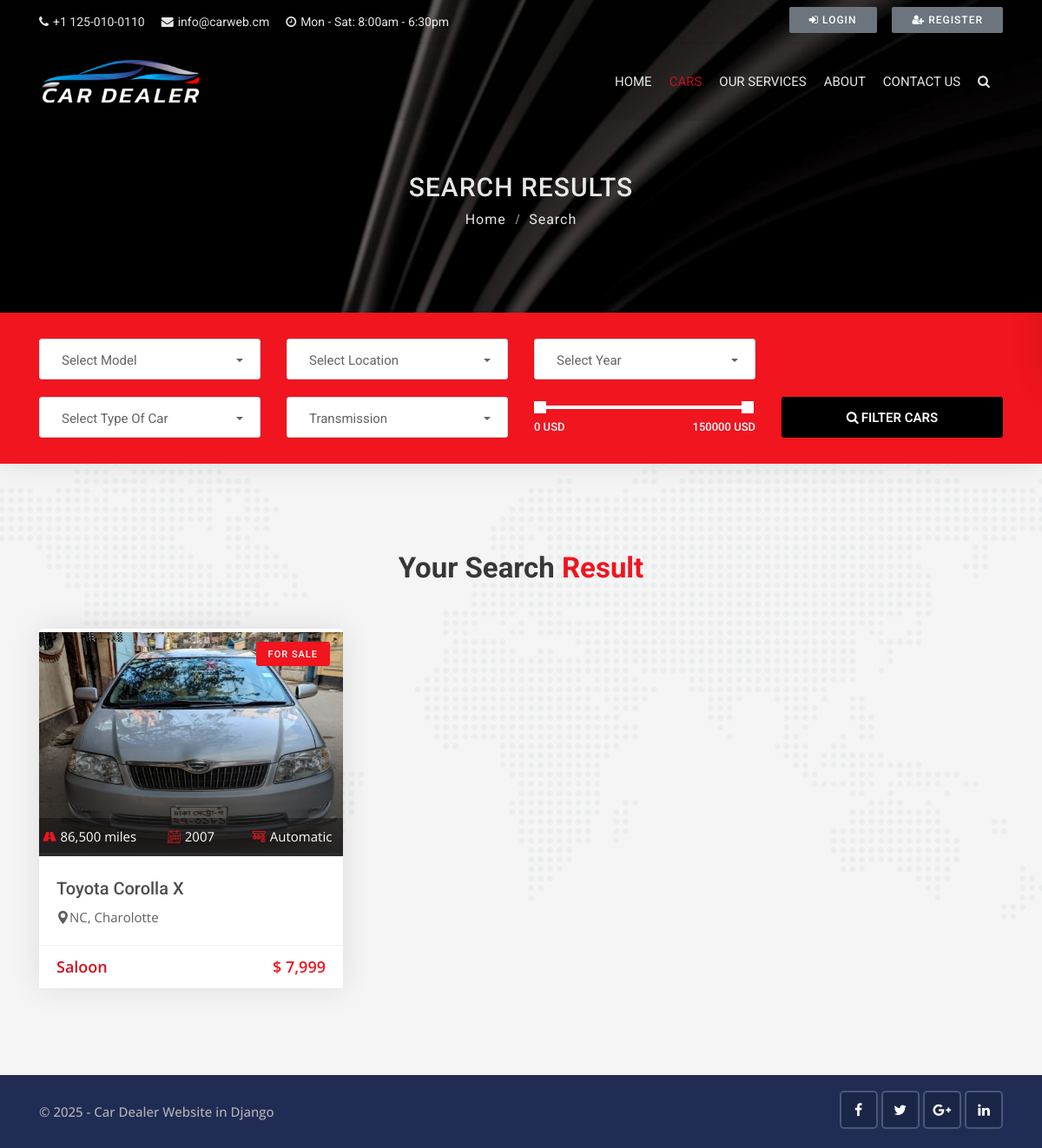
Page /cars/search on the committed database.
### cars/models.py (models this page shows, shortened)
class Car(models.Model):
    state_choice = (
        ('AL', 'Alabama'),
        ('AK', 'Alaska'),
        ('AZ', 'Arizona'),
        ('AR', 'Arkansas'),
        ('CA', 'California'),
        ('CO', 'Colorado'),
        ('CT', 'Connecticut'),
        ('DE', 'Delaware'),
        ('DC', 'District Of Columbia'),
        ('FL', 'Florida'),
        ('GA', 'Georgia'),
        ('HI', 'Hawaii'),
        ('ID', 'Idaho'),
        ('IL', 'Illinois'),
        ('IN', 'Indiana'),
        ('IA', 'Iowa'),
        ('KS', 'Kansas'),
        ('KY', 'Kentucky'),
        ('LA', 'Louisiana'),
        ('ME', 'Maine'),
        ('MD', 'Maryland'),
        ('MA', 'Massachusetts'),
        ('MI', 'Michigan'),
        ('MN', 'Minnesota'),
        ('MS', 'Mississippi'),
        ('MO', 'Missouri'),
        ('MT', 'Montana'),
        ('NE', 'Nebraska'),
        ('NV', 'Nevada'),
        ('NH', 'New Hampshire'),
        ('NJ', 'New Jersey'),
        ('NM', 'New Mexico'),
        ('NY', 'New York'),
        ('NC', 'North Carolina'),
        ('ND', 'North Dakota'),
        ('OH', 'Ohio'),
        ('OK', 'Oklahoma'),
        ('OR', 'Oregon'),
        ('PA', 'Pennsylvania'),
        ('RI', 'Rhode Island'),
        ('SC', 'South Carolina'),
        ('SD', 'South Dakota'),
        ('TN', 'Tennessee'),
        ('TX', 'Texas'),
        ('UT', 'Utah'),
        ('VT', 'Vermont'),
        ('VA', 'Virginia'),
        ('WA', 'Washington'),
        ('WV', 'West Virginia'),
        ('WI', 'Wisconsin'),
        ('WY', 'Wyoming'),
    )
    year_choice = []
    for r in range(2000, (datetime.now().year+1)):
        year_choice.append((r,r))
    features_choices = (
        ('Cruise Control', 'Cruise Control'),
        ('Audio Interface', 'Audio Interface'),
        ('Airbags', 'Airbags'),
        ('Air Conditioning', 'Air Conditioning'),
        ('Seat Heating', 'Seat Heating'),
        ('Alarm System', 'Alarm System'),
        ('ParkAssist', 'ParkAssist'),
        ('Power Steering', 'Power Steering'),
        ('Reversing Camera', 'Reversing Camera'),
        ('Direct Fuel Injection', 'Direct Fuel Injection'),
        ('Auto Start/Stop', 'Auto Start/Stop'),
        ('Wind Deflector', 'Wind Deflector'),
        ('Bluetooth Handset', 'Bluetooth Handset'),
    )
    door_choices = (
        ('2', '2'),
        ('3', '3'),
        ('4', '4'),
        ('5', '5'),
        ('6', '6'),
    )
    car_title = models.CharField(max_length=255)
    state = models.CharField(choices=state_choice, max_length=100)
    city = models.CharField(max_length=100)
    color = models.CharField(max_length=100)
    model = models.CharField(max_length=100)
    year = models.IntegerField(('year'), choices=year_choice)
    condition = models.CharField(max_length=100)
    price = models.IntegerField()
    description = RichTextField()
    car_photo = models.ImageField(upload_to='photos/%Y/%m/%d/')
    car_photo_1 = models.ImageField(upload_to='photos/%Y/%m/%d/', blank=True)
    car_photo_2 = models.ImageField(upload_to='photos/%Y/%m/%d/', blank=True)
    car_photo_3 = models.ImageField(upload_to='photos/%Y/%m/%d/', blank=True)
    car_photo_4 = models.ImageField(upload_to='photos/%Y/%m/%d/', blank=True)
    features = MultiSelectField(choices=features_choices)
    body_style = models.CharField(max_length=100)
    engine = models.CharField(max_length=100)
    transmission = models.CharField(max_length=100)
    interior = models.CharField(max_length=100)
    miles = models.IntegerField()
    doors = models.CharField(choices=door_choices, max_length=10)
    passengers = models.IntegerField()
    vin_no = models.CharField(max_length=100)
    milage = models.IntegerField()
    fuel_type = models.CharField(max_length=50)
    no_of_owners = models.CharField(max_length=100)
    is_featured = models.BooleanField(default=False)
    created_date = models.DateTimeField(default=datetime.now, blank=True)

### cars/views.py (the view)
# urls.py: path('search', views.search, name='search'),
def search(request):
    cars = Car.objects.order_by('-created_date')
    model_search = Car.objects.values_list('model', flat=True).distinct()
    city_search = Car.objects.values_list('city', flat=True).distinct()
    year_search = Car.objects.values_list('year', flat=True).distinct()
    body_style_search = Car.objects.values_list('body_style', flat=True).distinct()
    transmission_search = Car.objects.values_list('transmission', flat=True).distinct()
    if 'keyword' in request.GET:
        keyword = request.GET['keyword']
        if keyword:
            cars = cars.filter(description__icontains=keyword)
    if 'model' in request.GET:
        model = request.GET['model']
        if model:
            cars = cars.filter(model__iexact=model)
    if 'city' in request.GET:
        city = request.GET['city']
        if city:
            cars = cars.filter(city__iexact=city)
    if 'year' in request.GET:
        year = request.GET['year']
        if year:
            cars = cars.filter(year__iexact=year)
    if 'body_style' in request.GET:
        body_style = request.GET['body_style']
        if body_style:
            cars = cars.filter(body_style__iexact=body_style)
    if 'min_price' in request.GET:
        min_price = request.GET['min_price']
        max_price = request.GET['max_price']
        if max_price:
            cars = cars.filter(price__gte=min_price, price__lte=max_price)
    data = {
        'cars': cars,
        'model_search': model_search,
        'city_search': city_search,
        'year_search': year_search,
        'body_style_search': body_style_search,
        'transmission_search': transmission_search,
    }
    return render(request, 'cars/search.html', data)

### templates/cars/search.html (shortened to what this page needs)
{% extends 'base.html' %}
{% block content %}
{% load humanize %}
<div class="sub-banner overview-bgi">
    <div class="container breadcrumb-area">
        <div class="breadcrumb-areas">
            <h1>Search Results</h1>
            <ul class="breadcrumbs">
                <li><a href="index.html">Home</a></li>
                <li class="active">Search</li>
            </ul>
        </div>
    </div>
</div>
<div class="search-box-3 sb-7 bg-active">
    <div class="container">
        <div class="search-area-inner">
            <div class="search-contents">
                <form method="GET" action="{% url 'search' %}">
                    <div class="row">
                        <div class="col-lg-3 col-md-6 col-sm-6 col-6">
                            <div class="form-group">
                                <select class="selectpicker search-fields" name="model">
                                    <option selected='selected' disabled='disabled'>Select Model</option>
                                </select>
                            </div>
                        </div>
                        <div class="col-lg-3 col-md-6 col-sm-6 col-6">
                            <div class="form-group">
                                <select class="selectpicker search-fields" name="city">
                                    <option selected='selected' disabled='disabled'>Select Location</option>
                                </select>
                            </div>
                        </div>
                        <div class="col-lg-3 col-md-6 col-sm-6 col-6">
                            <div class="form-group">
                                <select class="selectpicker search-fields" name="year">
                                    <option selected='selected' disabled='disabled'>Select Year</option>
                                </select>
                            </div>
                        </div>
                    </div>
                    <div class="row">
                        <div class="col-lg-3 col-md-6 col-sm-6 col-6">
                            <div class="form-group">
                                <select class="selectpicker search-fields" name="body_style">
                                    <option selected='selected' disabled='disabled'>Select Type Of Car</option>
                                </select>
                            </div>
                        </div>
                        <div class="col-lg-3 col-md-6 col-sm-6 col-6">
                            <div class="form-group">
                                <select class="selectpicker search-fields" name="transmission">
                                    <option selected='selected' disabled='disabled'>Transmission</option>
                                </select>
                            </div>
                        </div>
                        <div class="col-lg-3 col-md-6 col-sm-6 col-6">
                            <div class="form-group">
                                <div class="range-slider">
                                    <div data-min="0" data-max="150000" data-unit="USD" data-min-name="min_price" data-max-name="max_price" class="range-slider-ui ui-slider" aria-disabled="false"></div>
                                </div>
                            </div>
                        </div>
                        <div class="col-lg-3 col-md-6 col-sm-6 col-6">
                            <div class="form-group">
                                <button class="btn btn-block button-theme btn-md">
                                    <i class="fa fa-search"></i>Filter Cars
                                </button>
                            </div>
                        </div>
                    </div>
                </form>
            </div>
        </div>
    </div>
</div>
<div class="featured-car content-area">
    <div class="container">
        <div class="main-title">
            <h1>Your Search <span>Result</span></h1>
        </div>
        <div class="row">
          {% for car in cars %}
            <div class="col-lg-4 col-md-6">
                <div class="car-box">
                    <div class="car-thumbnail">
                        <a href="{% url 'car_detail' car.id %}" class="car-img">
                            <div class="tag">For Sale</div>
                            <img class="d-block w-100" src="{{car.car_photo.url}}" alt="car" style="min-height: 262px; max-height: 262px;">
                            <div class="facilities-list clearfix">
                                <ul>
                                    <li>
                                        <span><i class="flaticon-way"></i></span>{{car.miles | intcomma}} miles
                                    </li>
                                    <li>
                                        <span><i class="flaticon-calendar-1"></i></span>{{car.year}}
                                    </li>
                                    <li>
                                        <span><i class="flaticon-manual-transmission"></i></span>{{car.transmission}}
                                    </li>
                                </ul>
                            </div>
                        </a>
                    </div>
                    <div class="detail">
                        <h1 class="title">
                            <a href="{% url 'car_detail' car.id %}">{{car.car_title}}</a>
                        </h1>
                        <div class="location">
                            <a href="{% url 'car_detail' car.id %}">
                                <i class="flaticon-pin"></i>{{car.state}}, {{car.city}}
                            </a>
                        </div>
                    </div>
                    <div class="footer clearfix">
                        <div class="pull-left ratings days">
                            <p class="cartype">{{car.body_style}}</p>
                        </div>
                        <div class="pull-right">
                            <p class="price">$ {{car.price | intcomma}}</p>
                        </div>
                    </div>
                </div>
            </div>
          {% endfor %}
        </div>
    </div>
</div>
{% endblock %}

### cardealer/static/css/skins/red.css (style rules this page uses)
.button-theme { background:#f0151f; }
.car-box .facilities-list li span i { color: #f0151f; }
.main-title h1 span { color:#f0151f; }
.tag { background:#f0151f; }
.car-box .footer .price { color:#f0151f; }
.bg-active { background: #f0151f; color: #fff!important; }

### rows in the picture
Car: car_photo (picture), miles "86,500", year "2007", transmission "Automatic", car_title "Toyota Corolla X", state "NC", city "Charolotte", body_style "Saloon", price "7,999"
